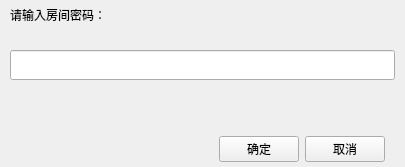
<?xml version="1.0" encoding="UTF-8"?>
<ui version="4.0">
 <class>MeetingRoomWordWdg</class>
 <widget class="QWidget" name="MeetingRoomWordWdg">
  <property name="geometry">
   <rect>
    <x>0</x>
    <y>0</y>
    <width>405</width>
    <height>167</height>
   </rect>
  </property>
  <property name="windowTitle">
   <string>MeetingRoomWordWdg</string>
  </property>
  <layout class="QVBoxLayout" name="verticalLayout_2">
   <property name="leftMargin">
    <number>0</number>
   </property>
   <property name="topMargin">
    <number>0</number>
   </property>
   <property name="rightMargin">
    <number>0</number>
   </property>
   <property name="bottomMargin">
    <number>5</number>
   </property>
   <item>
    <layout class="QHBoxLayout" name="horizontalLayout" stretch="0,0">
     <property name="leftMargin">
      <number>0</number>
     </property>
     <item>
      <layout class="QHBoxLayout" name="leftLayout">
       <property name="leftMargin">
        <number>20</number>
       </property>
      </layout>
     </item>
     <item>
      <layout class="QHBoxLayout" name="rightLayout">
       <property name="rightMargin">
        <number>5</number>
       </property>
      </layout>
     </item>
    </layout>
   </item>
   <item>
    <layout class="QVBoxLayout" name="verticalLayout">
     <property name="spacing">
      <number>20</number>
     </property>
     <property name="leftMargin">
      <number>10</number>
     </property>
     <property name="topMargin">
      <number>0</number>
     </property>
     <property name="rightMargin">
      <number>10</number>
     </property>
     <property name="bottomMargin">
      <number>0</number>
     </property>
     <item>
      <widget class="QLabel" name="label">
       <property name="minimumSize">
        <size>
         <width>0</width>
         <height>20</height>
        </size>
       </property>
       <property name="text">
        <string>请输入房间密码：</string>
       </property>
      </widget>
     </item>
     <item>
      <widget class="QLineEdit" name="roomWordLineEdit">
       <property name="minimumSize">
        <size>
         <width>0</width>
         <height>30</height>
        </size>
       </property>
       <property name="maximumSize">
        <size>
         <width>16777215</width>
         <height>30</height>
        </size>
       </property>
       <property name="echoMode">
        <enum>QLineEdit::Password</enum>
       </property>
      </widget>
     </item>
     <item>
      <widget class="QLabel" name="tipLabel">
       <property name="minimumSize">
        <size>
         <width>0</width>
         <height>20</height>
        </size>
       </property>
       <property name="text">
        <string/>
       </property>
      </widget>
     </item>
    </layout>
   </item>
   <item>
    <layout class="QHBoxLayout" name="horizontalLayout_2">
     <property name="leftMargin">
      <number>10</number>
     </property>
     <property name="rightMargin">
      <number>20</number>
     </property>
     <item>
      <spacer name="horizontalSpacer">
       <property name="orientation">
        <enum>Qt::Horizontal</enum>
       </property>
       <property name="sizeHint" stdset="0">
        <size>
         <width>40</width>
         <height>20</height>
        </size>
       </property>
      </spacer>
     </item>
     <item>
      <widget class="QPushButton" name="okBtn">
       <property name="text">
        <string>确定</string>
       </property>
      </widget>
     </item>
     <item>
      <widget class="QPushButton" name="cancelBtn">
       <property name="text">
        <string>取消</string>
       </property>
      </widget>
     </item>
    </layout>
   </item>
  </layout>
 </widget>
 <layoutdefault spacing="6" margin="11"/>
 <resources/>
 <connections/>
</ui>
